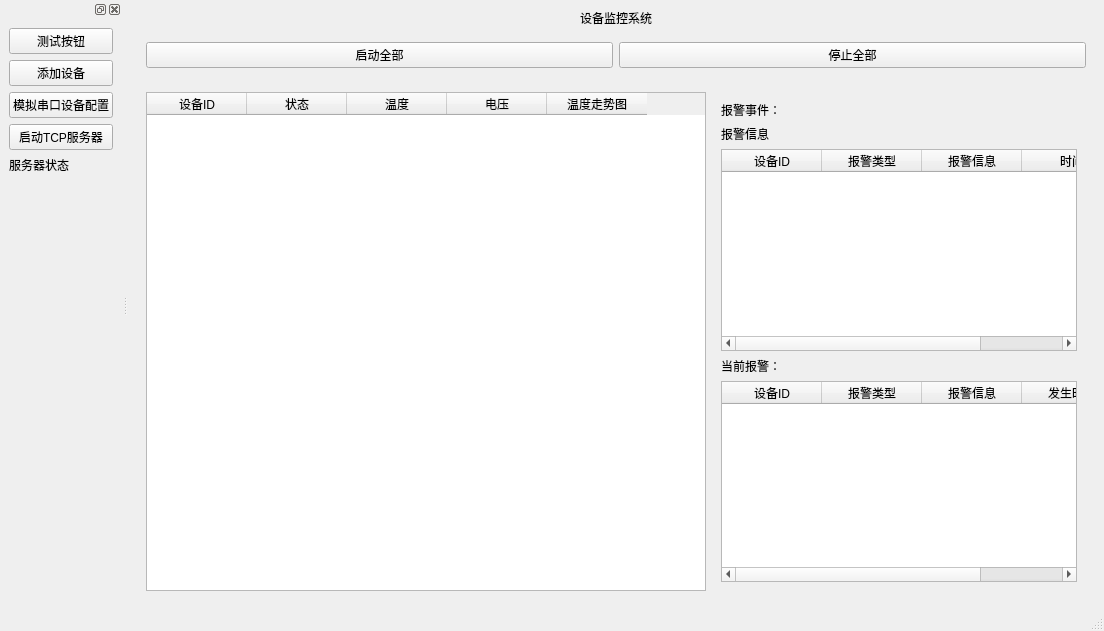
<?xml version="1.0" encoding="UTF-8"?>
<ui version="4.0">
 <class>MainWindow</class>
 <widget class="QMainWindow" name="MainWindow">
  <property name="geometry">
   <rect>
    <x>0</x>
    <y>0</y>
    <width>1104</width>
    <height>631</height>
   </rect>
  </property>
  <property name="sizePolicy">
   <sizepolicy hsizetype="Preferred" vsizetype="Preferred">
    <horstretch>0</horstretch>
    <verstretch>0</verstretch>
   </sizepolicy>
  </property>
  <property name="windowTitle">
   <string>MainWindow</string>
  </property>
  <widget class="QWidget" name="centralwidget">
   <layout class="QVBoxLayout" name="verticalLayout">
    <item alignment="Qt::AlignmentFlag::AlignHCenter|Qt::AlignmentFlag::AlignVCenter">
     <widget class="QLabel" name="windowTitle">
      <property name="text">
       <string>设备监控系统</string>
      </property>
     </widget>
    </item>
    <item>
     <widget class="QWidget" name="widget" native="true">
      <layout class="QHBoxLayout" name="horizontalLayout_3">
       <item>
        <widget class="QPushButton" name="startAllBtn">
         <property name="text">
          <string>启动全部</string>
         </property>
        </widget>
       </item>
       <item>
        <widget class="QPushButton" name="stopAllBtn">
         <property name="text">
          <string>停止全部</string>
         </property>
        </widget>
       </item>
      </layout>
     </widget>
    </item>
    <item>
     <widget class="QWidget" name="widget_3" native="true">
      <layout class="QHBoxLayout" name="horizontalLayout">
       <item>
        <widget class="QTableWidget" name="deviceTable">
         <property name="minimumSize">
          <size>
           <width>560</width>
           <height>260</height>
          </size>
         </property>
         <property name="contextMenuPolicy">
          <enum>Qt::ContextMenuPolicy::DefaultContextMenu</enum>
         </property>
         <column>
          <property name="text">
           <string>设备ID</string>
          </property>
         </column>
         <column>
          <property name="text">
           <string>状态</string>
          </property>
         </column>
         <column>
          <property name="text">
           <string>温度</string>
          </property>
         </column>
         <column>
          <property name="text">
           <string>电压</string>
          </property>
         </column>
         <column>
          <property name="text">
           <string>温度走势图</string>
          </property>
         </column>
        </widget>
       </item>
       <item>
        <widget class="QWidget" name="widget_2" native="true">
         <layout class="QVBoxLayout" name="verticalLayout_2">
          <item>
           <widget class="QLabel" name="alarmCountLabel">
            <property name="text">
             <string>报警事件：</string>
            </property>
           </widget>
          </item>
          <item>
           <widget class="QLabel" name="label">
            <property name="text">
             <string>报警信息</string>
            </property>
           </widget>
          </item>
          <item>
           <widget class="QTableWidget" name="alarmTable">
            <column>
             <property name="text">
              <string>设备ID</string>
             </property>
            </column>
            <column>
             <property name="text">
              <string>报警类型</string>
             </property>
            </column>
            <column>
             <property name="text">
              <string>报警信息</string>
             </property>
            </column>
            <column>
             <property name="text">
              <string>时间</string>
             </property>
            </column>
           </widget>
          </item>
          <item>
           <widget class="QLabel" name="currentAlarmCountLabel">
            <property name="text">
             <string>当前报警：</string>
            </property>
           </widget>
          </item>
          <item>
           <widget class="QTableWidget" name="currentAlarmTable">
            <column>
             <property name="text">
              <string>设备ID</string>
             </property>
            </column>
            <column>
             <property name="text">
              <string>报警类型</string>
             </property>
            </column>
            <column>
             <property name="text">
              <string>报警信息</string>
             </property>
            </column>
            <column>
             <property name="text">
              <string>发生时间</string>
             </property>
            </column>
           </widget>
          </item>
         </layout>
        </widget>
       </item>
      </layout>
     </widget>
    </item>
   </layout>
  </widget>
  <widget class="QMenuBar" name="menubar">
   <property name="geometry">
    <rect>
     <x>0</x>
     <y>0</y>
     <width>1104</width>
     <height>21</height>
    </rect>
   </property>
  </widget>
  <widget class="QStatusBar" name="statusbar"/>
  <widget class="QDockWidget" name="dockWidget">
   <attribute name="dockWidgetArea">
    <number>1</number>
   </attribute>
   <widget class="QWidget" name="dockWidgetContents">
    <layout class="QVBoxLayout" name="verticalLayout_3">
     <item>
      <widget class="QPushButton" name="testBtn">
       <property name="text">
        <string>测试按钮</string>
       </property>
      </widget>
     </item>
     <item>
      <widget class="QPushButton" name="addDeviceBtn">
       <property name="text">
        <string>添加设备</string>
       </property>
      </widget>
     </item>
     <item>
      <widget class="QPushButton" name="mockSerialConfigBtn">
       <property name="text">
        <string>模拟串口设备配置</string>
       </property>
      </widget>
     </item>
     <item>
      <widget class="QPushButton" name="tcpServerBtn">
       <property name="text">
        <string>启动TCP服务器</string>
       </property>
      </widget>
     </item>
     <item>
      <widget class="QLabel" name="tcpStatusLabel">
       <property name="text">
        <string>服务器状态</string>
       </property>
      </widget>
     </item>
     <item>
      <spacer name="verticalSpacer">
       <property name="orientation">
        <enum>Qt::Orientation::Vertical</enum>
       </property>
       <property name="sizeHint" stdset="0">
        <size>
         <width>20</width>
         <height>40</height>
        </size>
       </property>
      </spacer>
     </item>
    </layout>
   </widget>
  </widget>
 </widget>
 <resources/>
 <connections/>
</ui>
